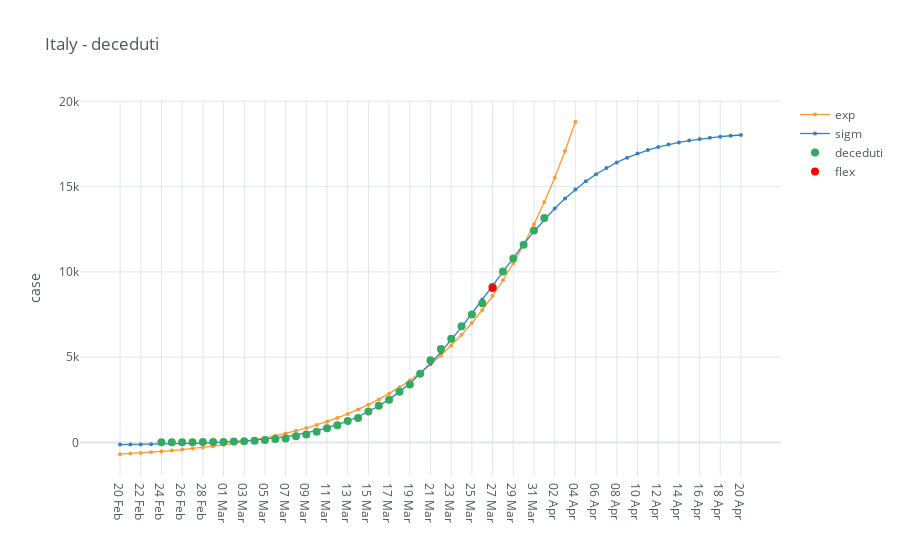

Notebook cell for this chart:
### Code cell
category = 'deceduti'
view_category = io.italy_country_filter_by_category(italy, categories=[category])

mpl.iplot_analysis_plot(view_category, title='Italy - ' + category, log_fitting=False)

### Figure 1 — Plotly figure (JSON) as saved in the notebook; plotly's stock layout.template omitted (floating-point values rounded to 4 significant figures)
{"data": [{"line": {"color": "rgba(255, 153, 51, 1.0)", "dash": "solid", "shape": "linear", "width": 1.3}, "marker": {"size": 4, "symbol": "circle"}, "mode": "lines+markers", "name": "exp", "text": "", "type": "scatter", "x": ["20 Feb", "21 Feb", "22 Feb", "23 Feb", "24 Feb", "25 Feb", "26 Feb", "27 Feb", "28 Feb", "29 Feb", "01 Mar", "02 Mar", "03 Mar", "04 Mar", "05 Mar", "06 Mar", "07 Mar", "08 Mar", "09 Mar", "10 Mar", "11 Mar", "12 Mar", "13 Mar", "14 Mar", "15 Mar", "16 Mar", "17 Mar", "18 Mar", "19 Mar", "20 Mar", "21 Mar", "22 Mar", "23 Mar", "24 Mar", "25 Mar", "26 Mar", "27 Mar", "28 Mar", "29 Mar", "30 Mar", "31 Mar", "01 Apr", "02 Apr", "03 Apr", "04 Apr", "05 Apr", "06 Apr", "07 Apr", "08 Apr", "09 Apr", "10 Apr", "11 Apr", "12 Apr", "13 Apr", "14 Apr", "15 Apr", "16 Apr", "17 Apr", "18 Apr", "19 Apr", "20 Apr"], "y": [-687.0, -651.5, -612.5, -569.9, -523.3, -472.3, -416.4, -355.4, -288.5, -215.4, -135.3, -47.76, 48.07, 152.9, 267.7, 393.2, 530.6, 681.0, 845.5, 1026.0, 1223.0, 1438.0, 1674.0, 1932.0, 2214.0, 2523.0, 2862.0, 3232.0, 3637.0, 4080.0, 4564.0, 5095.0, 5675.0, 6311.0, 7006.0, 7766.0, 8599.0, 9509.0, 10510.0, 11600.0, 12790.0, 14100.0, 15520.0, 17090.0, 18800.0, "", "", "", "", "", "", "", "", "", "", "", "", "", "", "", ""]}, {"line": {"color": "rgba(55, 128, 191, 1.0)", "dash": "solid", "shape": "linear", "width": 1.3}, "marker": {"size": 4, "symbol": "circle"}, "mode": "lines+markers", "name": "sigm", "text": "", "type": "scatter", "x": ["20 Feb", "21 Feb", "22 Feb", "23 Feb", "24 Feb", "25 Feb", "26 Feb", "27 Feb", "28 Feb", "29 Feb", "01 Mar", "02 Mar", "03 Mar", "04 Mar", "05 Mar", "06 Mar", "07 Mar", "08 Mar", "09 Mar", "10 Mar", "11 Mar", "12 Mar", "13 Mar", "14 Mar", "15 Mar", "16 Mar", "17 Mar", "18 Mar", "19 Mar", "20 Mar", "21 Mar", "22 Mar", "23 Mar", "24 Mar", "25 Mar", "26 Mar", "27 Mar", "28 Mar", "29 Mar", "30 Mar", "31 Mar", "01 Apr", "02 Apr", "03 Apr", "04 Apr", "05 Apr", "06 Apr", "07 Apr", "08 Apr", "09 Apr", "10 Apr", "11 Apr", "12 Apr", "13 Apr", "14 Apr", "15 Apr", "16 Apr", "17 Apr", "18 Apr", "19 Apr", "20 Apr"], "y": [-125.2, -119.5, -112.7, -104.6, -94.81, -83.15, -69.21, -52.54, -32.62, -8.825, 19.6, 53.52, 93.97, 142.2, 199.6, 267.9, 348.9, 445.1, 558.9, 693.3, 851.5, 1037.0, 1255.0, 1508.0, 1801.0, 2140.0, 2527.0, 2967.0, 3462.0, 4015.0, 4625.0, 5290.0, 6006.0, 6766.0, 7560.0, 8378.0, 9207.0, 10030.0, 10840.0, 11630.0, 12370.0, 13070.0, 13710.0, 14300.0, 14830.0, 15310.0, 15730.0, 16100.0, 16420.0, 16690.0, 16930.0, 17140.0, 17310.0, 17460.0, 17590.0, 17700.0, 17790.0, 17860.0, 17930.0, 17980.0, 18030.0]}, {"line": {"color": "rgba(50, 171, 96, 1.0)", "dash": "solid", "shape": "linear", "width": 1.3}, "marker": {"size": 8, "symbol": "circle"}, "mode": "markers", "name": "deceduti", "text": "", "type": "scatter", "x": ["20 Feb", "21 Feb", "22 Feb", "23 Feb", "24 Feb", "25 Feb", "26 Feb", "27 Feb", "28 Feb", "29 Feb", "01 Mar", "02 Mar", "03 Mar", "04 Mar", "05 Mar", "06 Mar", "07 Mar", "08 Mar", "09 Mar", "10 Mar", "11 Mar", "12 Mar", "13 Mar", "14 Mar", "15 Mar", "16 Mar", "17 Mar", "18 Mar", "19 Mar", "20 Mar", "21 Mar", "22 Mar", "23 Mar", "24 Mar", "25 Mar", "26 Mar", "27 Mar", "28 Mar", "29 Mar", "30 Mar", "31 Mar", "01 Apr", "02 Apr", "03 Apr", "04 Apr", "05 Apr", "06 Apr", "07 Apr", "08 Apr", "09 Apr", "10 Apr", "11 Apr", "12 Apr", "13 Apr", "14 Apr", "15 Apr", "16 Apr", "17 Apr", "18 Apr", "19 Apr", "20 Apr"], "y": ["", "", "", "", 7.0, 10.0, 12.0, 17.0, 21.0, 29.0, 34.0, 52.0, 79.0, 107.0, 148.0, 197.0, 233.0, 366.0, 463.0, 631.0, 827.0, 1016.0, 1266.0, 1441.0, 1809.0, 2158.0, 2503.0, 2978.0, 3405.0, 4032.0, 4825.0, 5476.0, 6077.0, 6820.0, 7503.0, 8165.0, 9134.0, 10020.0, 10780.0, 11590.0, 12430.0, 13160.0, "", "", "", "", "", "", "", "", "", "", "", "", "", "", "", "", "", "", ""]}, {"marker": {"color": "rgba(255, 0, 0, 125)", "size": 8}, "mode": "markers", "name": "flex", "type": "scatter", "x": ["27 Mar"], "y": [9052.0]}], "layout": {"legend": {"bgcolor": "#FFFFFF", "font": {"color": "#4D5663"}}, "paper_bgcolor": "#FFFFFF", "plot_bgcolor": "#FFFFFF", "title": {"font": {"color": "#4D5663"}, "text": "Italy - deceduti"}, "xaxis": {"gridcolor": "#E1E5ED", "showgrid": true, "tickfont": {"color": "#4D5663"}, "title": {"font": {"color": "#4D5663"}, "text": ""}, "zerolinecolor": "#E1E5ED"}, "yaxis": {"gridcolor": "#E1E5ED", "showgrid": true, "tickfont": {"color": "#4D5663"}, "title": {"font": {"color": "#4D5663"}, "text": "case"}, "zerolinecolor": "#E1E5ED"}}}
